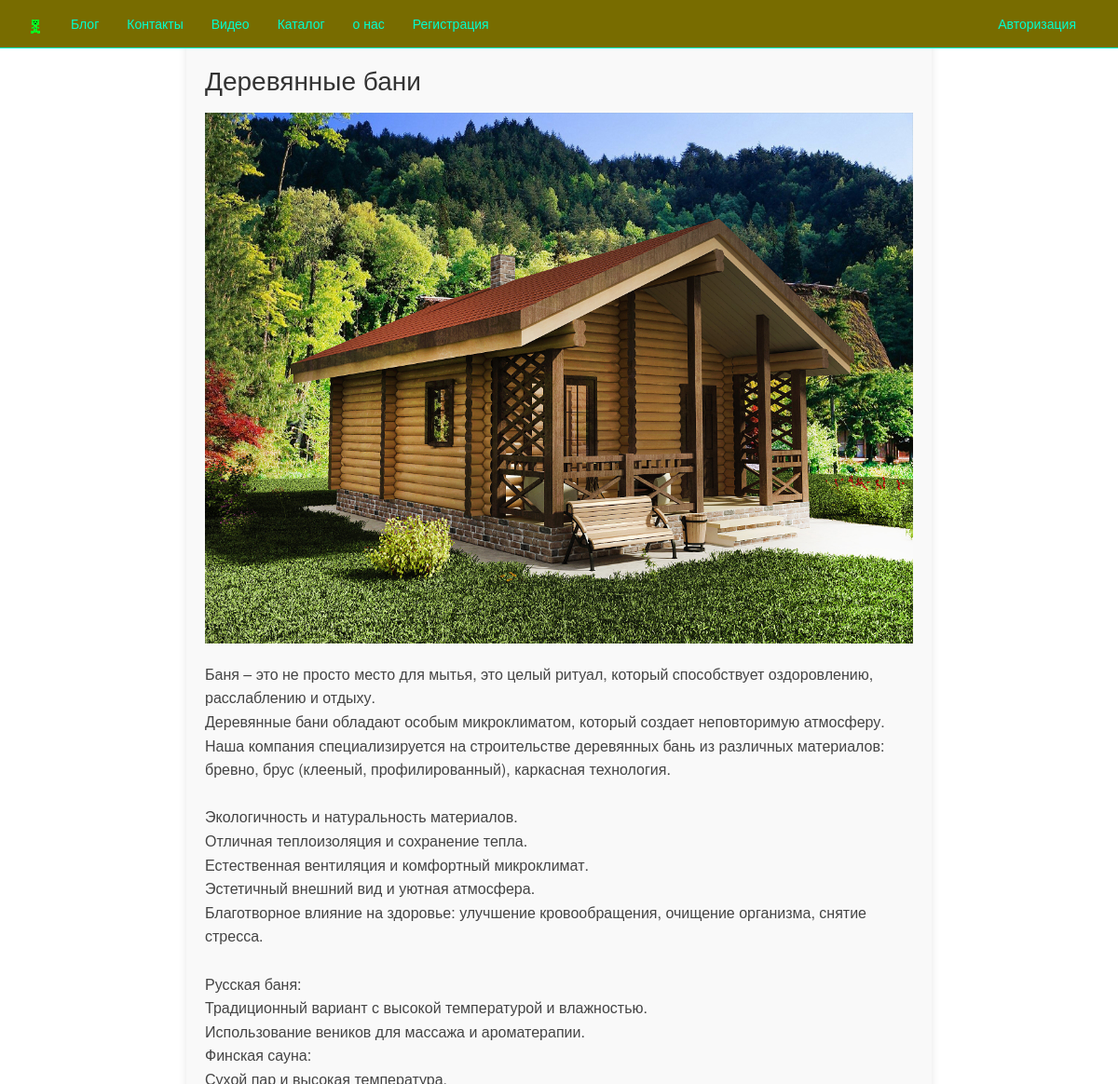
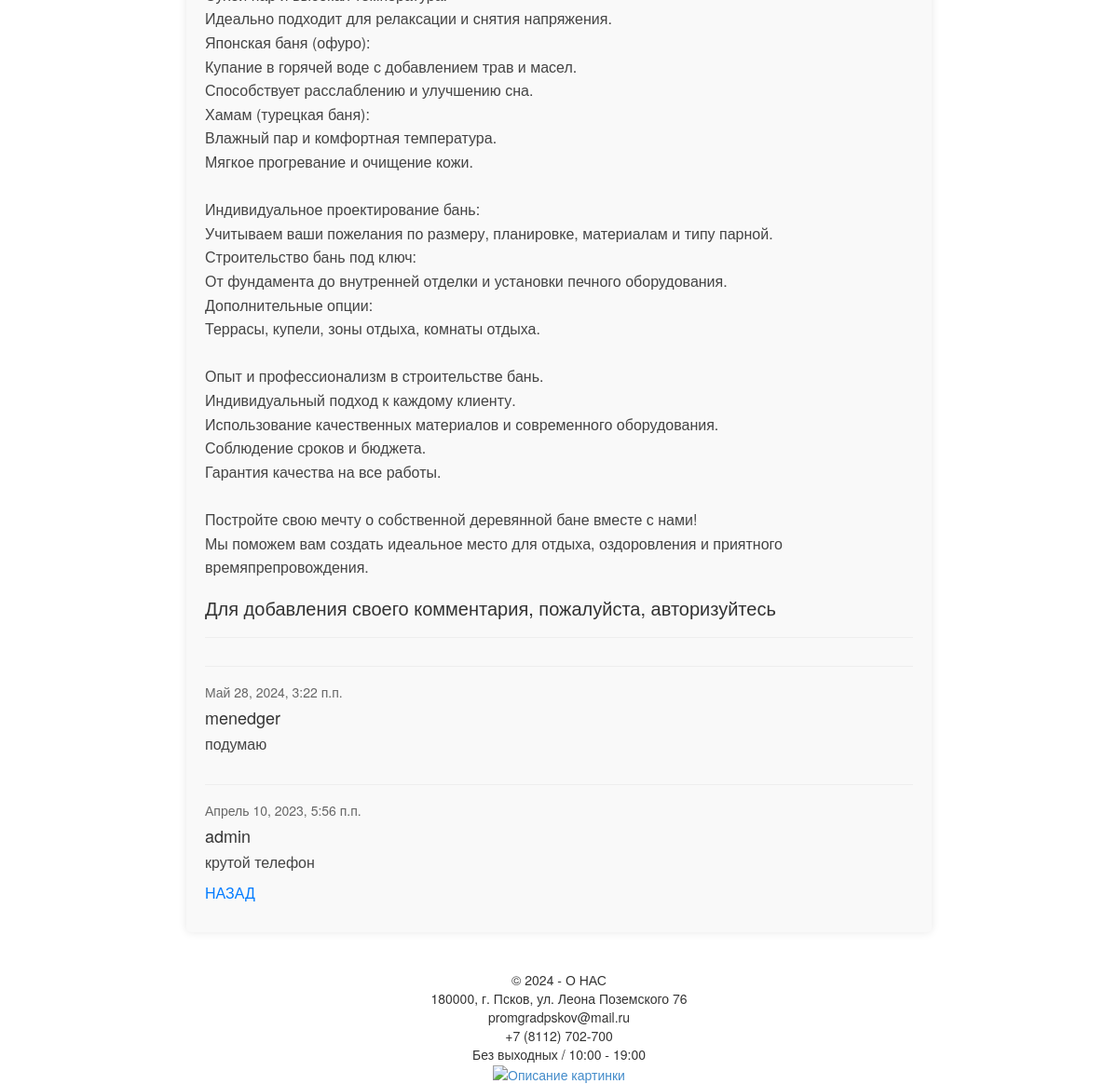
Screenshot of /blogpost/1/ with the database file from the repository (2 pictures, top to bottom).
### app/models.py (models this page shows, shortened)
class Blog(models.Model):
    id = models.AutoField(primary_key=True)
    title = models.CharField(max_length = 100, unique_for_date = "posted", verbose_name = "Заголовок")
    description = models.TextField(verbose_name = "Краткое содержание")
    content = models.TextField(verbose_name = "Полное содержание")
    posted = models.DateTimeField(default = datetime.now(), db_index = True, verbose_name = "Опубликована")
    author = models.ForeignKey(User, null=True, blank=True, on_delete = models.SET_NULL, verbose_name = "Автор")
    image = models.FileField(default='temp.jpg', verbose_name = 'Путь к картинке' )
    class Meta:
        db_table = "Posts" # имя таблицы для модели
        ordering = ["-posted"] # порядок сортировки данных в нодели (*-* означает по убыванию)
        verbose_name = "статья блога" # имя, под которым модель будет отображаться в административном разделе (для одной статья блог
        verbose_name_plural = "статьи блога" # то не для всех статей блога

class Comment(models.Model):
    text = models.TextField(verbose_name = "Текст комментария")
    date = models.DateTimeField(default = datetime.now(), db_index = True, verbose_name = "Дата комментария")
    author = models.ForeignKey(User, on_delete = models.CASCADE, verbose_name = "Статья удалена")
    post = models.ForeignKey(Blog, on_delete = models.CASCADE, verbose_name = "Статья комментария")
    id = models.BigAutoField(primary_key=True)
    class Meta:
        db_table = "Comment"
        ordering = ["-date"]
        verbose_name = "Комментарий к статье блога"
        verbose_name_plural = "Комментарии к статьям блога"

### app/views.py (the view)
# urls.py: path('blogpost/<int:parametr>/', views.blogpost, name='blogpost'),
def blogpost(request, parametr):
    assert isinstance(request, HttpRequest)
    post_1 = Blog.objects.get(id=parametr) # запрос на выбор конкретной статьи по параметру
    comments = Comment.objects.filter(post=parametr)
    if request.method == "POST": # после отправки данных формы на сервер методом POST
        form = CommentForm(request.POST)
        if form.is_valid():
            comment_f = form.save(commit=False)
            comment_f.author = request.user # добавляем (так как этого поля нет в форме) в модель Комментария (Comment) в поле автор авторизованного пользователя
            comment_f.date = datetime.now() # добавляем в модель Комментария (Comment) текущую дату
            comment_f.post = Blog.objects.get(id=parametr) # добавляем в модель Комментария (Comment) статью, для которой данный комментарий
            comment_f.save() # сохраняем изменения после добавления полей
            return redirect('blogpost', parametr=post_1.id) # переадресация на ту же страницу статьи после отправки комментария
    else:
        form = CommentForm() # создание формы для ввода комментария
    return render(
        request,
        'app/blogpost.html',
        {
            'post_1': post_1, # передача конкретной статьи в шаблон веб-страницы
            'comments': comments, # передача всех комментариев к данной статье в шаблон веб-страницы
            'form': form, # передача формы добавления комментария в шаблон веб-страницы
            'year':datetime.now().year,
        }
    )

### app/templates/app/blogpost.html
{% extends "app/layout.html" %}
{% block content %}
<div class="blog-post-container">
    <h2 class="blog-post-title">{{ post_1.title }}</h2>
    {% if post_1.image and post_1.image.url != '/media/temp.jpg' %}
    <img src="{{ post_1.image.url }}" alt="Картинка статьи блога" class="blog-post-image" />
    {% endif %}
    <p class="blog-post-content">{{ post_1.content|linebreaksbr }}</p>
    {% if user.is_authenticated %}
    <form method="POST" class="comment-form">
        <h3 class="comment-heading">Добавить комментарий</h3>
        {% csrf_token %}
        <div>
            {{ form.as_p }}
            <button type="submit" class="save btn btn-default">Отправить комментарий</button>
        </div>
    </form>
    {% else %}
    <h3 class="comment-heading">Для добавления своего комментария, пожалуйста, авторизуйтесь</h3>
    {% endif %}
    <hr />
    {% for comment in comments %}
    <div class="comment">
        <hr />
        <h6 class="comment-date">{{ comment.date }}</h6>
        <h5 class="comment-author">{{ comment.author }}</h5>
        <p class="comment-text">{{ comment.text|linebreaksbr }}</p>
    </div>
    {% endfor %}
    <p><a href="{% url 'blog' %}" class="back-link">НАЗАД</a></p>
</div>
{% endblock %}

### app/static/app/content/site.css (style rules this page uses)
body { padding-top: 30px; padding-bottom: 20px; }

### app/static/app/content/styles.css (style rules this page uses)
html, body { height: 100%; margin: 0; }
body { display: flex; flex-direction: column; }
.blog-post-container { max-width: 800px; margin: 0 auto; padding: 20px; background-color: #f9f9f9; border-radius: 5px; box-shadow: 0 0 10px rgba(0, 0, 0, 0.1); }
.blog-post-title { font-size: 28px; color: #333; margin-bottom: 20px; }
.blog-post-image { max-width: 100%; height: auto; margin-bottom: 20px; }
.blog-post-content { font-size: 16px; line-height: 1.6; color: #444; }
.comment-heading { font-size: 20px; color: #333; margin-bottom: 10px; }
.comment { margin-top: 30px; }
.comment-date { font-size: 14px; color: #666; margin-bottom: 5px; }
.comment-author { font-size: 18px; color: #333; margin-bottom: 5px; }
.comment-text { font-size: 16px; line-height: 1.6; color: #444; }
.back-link { font-size: 16px; color: #007bff; text-decoration: none; }

### rows the page displays
Blog: title "Деревянные бани", image (picture), content "Баня – это не просто место для мытья, это целый ритуал, который способствует оздоровлению, расслаблению и отдыху. Деревянные бани обладают особым микроклиматом, который создает неповторимую атмосферу. Наша компания специализируется на строительстве деревянных бань из различных материалов: бревно, брус (клееный, профилированный), каркасная технология. Экологичность и натуральность материалов. Отличная теплоизоляция и сохранение тепла. Естественная вентиляция и комфортный микроклимат. Эстетичный внешний вид и уютная атмосфера. Благотворное влияние на здоровье: улучшение кровообращения, очищение организма, снятие стресса. Русская баня: Традиционный вариант с высокой температурой и влажностью.…"
Comment: date "Май 28, 2024, 3:22 п.п.", author "menedger", text "подумаю"
Comment: date "Апрель 10, 2023, 5:56 п.п.", author "admin", text "крутой телефон"
